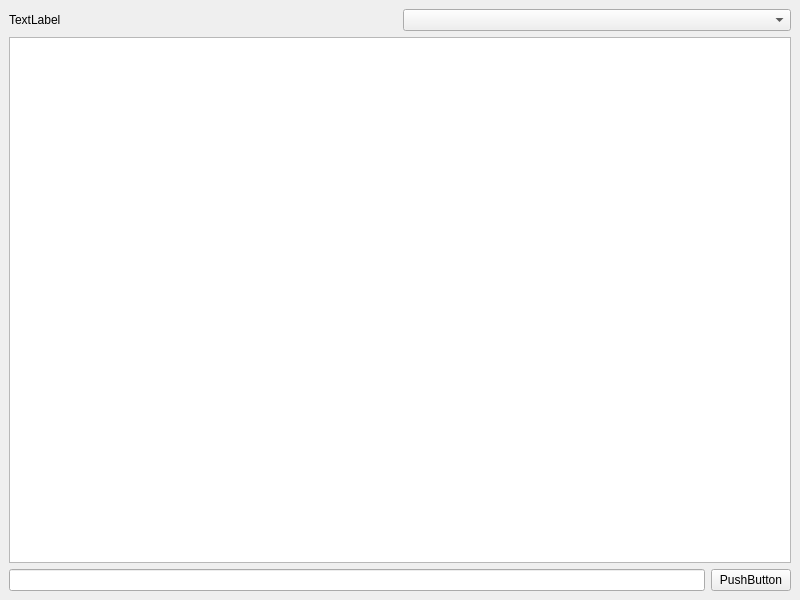
<?xml version="1.0" encoding="UTF-8"?>
<ui version="4.0">
 <class>Chatbox</class>
 <widget class="QMainWindow" name="Chatbox">
  <property name="geometry">
   <rect>
    <x>0</x>
    <y>0</y>
    <width>800</width>
    <height>600</height>
   </rect>
  </property>
  <property name="windowTitle">
   <string>Chatbox</string>
  </property>
  <widget class="QWidget" name="centralwidget">
   <layout class="QVBoxLayout" name="verticalLayout">
    <item>
     <layout class="QHBoxLayout" name="horizontalLayout">
      <item>
       <widget class="QLabel" name="lbName">
        <property name="text">
         <string>TextLabel</string>
        </property>
       </widget>
      </item>
      <item>
       <widget class="QComboBox" name="cbStatus"/>
      </item>
     </layout>
    </item>
    <item>
     <widget class="QListWidget" name="lstMessages"/>
    </item>
    <item>
     <layout class="QHBoxLayout" name="horizontalLayout_2">
      <item>
       <widget class="QLineEdit" name="lnMessage"/>
      </item>
      <item>
       <widget class="QPushButton" name="btnSend">
        <property name="text">
         <string>PushButton</string>
        </property>
       </widget>
      </item>
     </layout>
    </item>
   </layout>
  </widget>
 </widget>
 <resources/>
 <connections/>
</ui>
